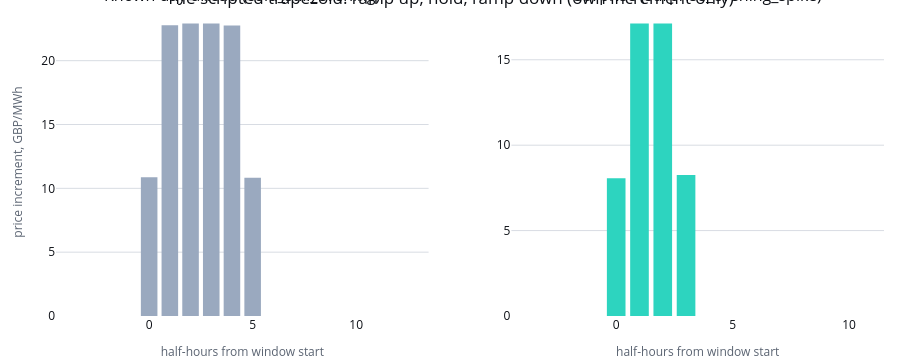

The notebook cell this image was saved under:
### Markdown cell above
## 2. Known versus surprise price shocks, and the reveal rule

`cold_still_evening` adds +4 GW to net demand, known day-ahead: the smart charger sees the dearer
evening in the day-ahead prices it plans against, exactly like any other day-ahead price move.
`surprise_evening_spike` adds +3 GW, but as a **surprise**: nothing in the day-ahead price changes
(no plan ever sees it coming), and it only shows up in the intraday and imbalance prices once
revealed. Both use the same trapezoid shape as the stochastic shocks notebook 03 covers in depth
(item 56): ramp up over the first quarter of the window, hold, ramp down over the last quarter.

### Code cell
known = run_forecast_from_assumptions(
    START_LOCAL_DATE, values=VALUES, event_presets=["cold_still_evening"]
)
surprise = run_forecast_from_assumptions(
    START_LOCAL_DATE, values=VALUES, event_presets=["surprise_evening_spike"]
)

shock_figure = make_subplots(
    rows=1,
    cols=2,
    subplot_titles=["Known day-ahead (cold_still_evening)", "Surprise (surprise_evening_spike)"],
)
for col, (result, colour) in enumerate(
    ((known, PATH_STYLES["normal"]["color"]), (surprise, PATH_STYLES["selected"]["color"])), start=1
):
    rows = result.event_response_bands.query(
        "series == 'market' and metric == 'price_increment_gbp_per_mwh'"
    ).sort_values("relative_slot")
    shock_figure.add_trace(
        go.Bar(
            x=rows["relative_slot"],
            y=rows["p50"].round(2),
            marker_color=np.where(rows["in_window"], colour, "#5B6472"),
            showlegend=False,
        ),
        row=1,
        col=col,
    )
shock_figure.update_xaxes(title_text="half-hours from window start")
shock_figure.update_yaxes(title_text="price increment, GBP/MWh", col=1)
shock_figure.update_layout(
    title="The scripted trapezoid: ramp up, hold, ramp down (own increment only)"
)
apply_notebook_style(shock_figure, height=360)

### Figure 1 — Plotly figure (JSON) as saved in the notebook; plotly's stock layout.template omitted (floating-point values rounded to 4 significant figures)
{"data": [{"marker": {"color": ["#5B6472", "#5B6472", "#5B6472", "#5B6472", "#9AA9BF", "#9AA9BF", "#9AA9BF", "#9AA9BF", "#9AA9BF", "#9AA9BF", "#5B6472", "#5B6472", "#5B6472", "#5B6472", "#5B6472", "#5B6472", "#5B6472", "#5B6472"]}, "showlegend": false, "x": [-4, -3, -2, -1, 0, 1, 2, 3, 4, 5, 6, 7, 8, 9, 10, 11, 12, 13], "y": [0.0, 0.0, 0.0, 0.0, 10.86, 22.78, 22.92, 22.92, 22.75, 10.83, 0.0, 0.0, 0.0, 0.0, 0.0, 0.0, 0.0, 0.0], "xaxis": "x", "yaxis": "y", "type": "bar"}, {"marker": {"color": ["#5B6472", "#5B6472", "#5B6472", "#5B6472", "#2DD4BF", "#2DD4BF", "#2DD4BF", "#2DD4BF", "#5B6472", "#5B6472", "#5B6472", "#5B6472", "#5B6472", "#5B6472", "#5B6472", "#5B6472"]}, "showlegend": false, "x": [-4, -3, -2, -1, 0, 1, 2, 3, 4, 5, 6, 7, 8, 9, 10, 11], "y": [0.0, 0.0, 0.0, 0.0, 8.07, 17.13, 17.13, 8.26, 0.0, 0.0, 0.0, 0.0, 0.0, 0.0, 0.0, 0.0], "xaxis": "x2", "yaxis": "y2", "type": "bar"}], "layout": {"xaxis": {"anchor": "y", "domain": [0.0, 0.45], "title": {"text": "half-hours from window start"}}, "yaxis": {"anchor": "x", "domain": [0.0, 1.0], "title": {"text": "price increment, GBP/MWh"}}, "xaxis2": {"anchor": "y2", "domain": [0.55, 1.0], "title": {"text": "half-hours from window start"}}, "yaxis2": {"anchor": "x2", "domain": [0.0, 1.0]}, "annotations": [{"font": {"size": 16}, "showarrow": false, "text": "Known day-ahead (cold_still_evening)", "x": 0.225, "xanchor": "center", "xref": "paper", "y": 1.0, "yanchor": "bottom", "yref": "paper"}, {"font": {"size": 16}, "showarrow": false, "text": "Surprise (surprise_evening_spike)", "x": 0.775, "xanchor": "center", "xref": "paper", "y": 1.0, "yanchor": "bottom", "yref": "paper"}], "title": {"text": "The scripted trapezoid: ramp up, hold, ramp down (own increment only)"}, "margin": {"b": 44}, "height": 360, "paper_bgcolor": "#FFFFFF", "plot_bgcolor": "#FFFFFF"}}
